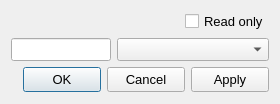
<?xml version="1.0" encoding="UTF-8"?>
<ui version="4.0">
 <class>DialogPEMachine</class>
 <widget class="QDialog" name="DialogPEMachine">
  <property name="windowModality">
   <enum>Qt::ApplicationModal</enum>
  </property>
  <property name="geometry">
   <rect>
    <x>0</x>
    <y>0</y>
    <width>280</width>
    <height>104</height>
   </rect>
  </property>
  <property name="minimumSize">
   <size>
    <width>280</width>
    <height>104</height>
   </size>
  </property>
  <property name="maximumSize">
   <size>
    <width>280</width>
    <height>104</height>
   </size>
  </property>
  <property name="font">
   <font>
    <pointsize>10</pointsize>
    <weight>50</weight>
    <bold>false</bold>
   </font>
  </property>
  <property name="windowTitle">
   <string>Machine</string>
  </property>
  <layout class="QVBoxLayout" name="verticalLayout">
   <item>
    <layout class="QHBoxLayout" name="horizontalLayout_3">
     <item>
      <spacer name="horizontalSpacer_2">
       <property name="orientation">
        <enum>Qt::Horizontal</enum>
       </property>
       <property name="sizeHint" stdset="0">
        <size>
         <width>40</width>
         <height>20</height>
        </size>
       </property>
      </spacer>
     </item>
     <item>
      <widget class="QCheckBoxX" name="checkBoxReadOnly">
       <property name="text">
        <string>Read only</string>
       </property>
       <property name="checked">
        <bool>false</bool>
       </property>
      </widget>
     </item>
    </layout>
   </item>
   <item>
    <layout class="QHBoxLayout" name="horizontalLayout_2">
     <item>
      <widget class="QLineEditX" name="lineEditMachine">
       <property name="maximumSize">
        <size>
         <width>100</width>
         <height>16777215</height>
        </size>
       </property>
       <property name="alignment">
        <set>Qt::AlignCenter</set>
       </property>
       <property name="readOnly">
        <bool>true</bool>
       </property>
      </widget>
     </item>
     <item>
      <widget class="QComboBoxX" name="comboBoxMachine">
       <property name="minimumSize">
        <size>
         <width>120</width>
         <height>0</height>
        </size>
       </property>
      </widget>
     </item>
    </layout>
   </item>
   <item>
    <layout class="QHBoxLayout" name="horizontalLayout">
     <item>
      <spacer name="horizontalSpacer_9">
       <property name="orientation">
        <enum>Qt::Horizontal</enum>
       </property>
       <property name="sizeHint" stdset="0">
        <size>
         <width>50</width>
         <height>20</height>
        </size>
       </property>
      </spacer>
     </item>
     <item>
      <widget class="QPushButtonX" name="pushButtonOK">
       <property name="minimumSize">
        <size>
         <width>78</width>
         <height>25</height>
        </size>
       </property>
       <property name="maximumSize">
        <size>
         <width>78</width>
         <height>25</height>
        </size>
       </property>
       <property name="text">
        <string>OK</string>
       </property>
      </widget>
     </item>
     <item>
      <widget class="QPushButtonX" name="pushButtonCancel">
       <property name="minimumSize">
        <size>
         <width>78</width>
         <height>25</height>
        </size>
       </property>
       <property name="maximumSize">
        <size>
         <width>78</width>
         <height>25</height>
        </size>
       </property>
       <property name="text">
        <string>Cancel</string>
       </property>
      </widget>
     </item>
     <item>
      <widget class="QPushButtonX" name="pushButtonApply">
       <property name="minimumSize">
        <size>
         <width>78</width>
         <height>25</height>
        </size>
       </property>
       <property name="maximumSize">
        <size>
         <width>78</width>
         <height>25</height>
        </size>
       </property>
       <property name="text">
        <string>Apply</string>
       </property>
      </widget>
     </item>
    </layout>
   </item>
  </layout>
 </widget>
 <customwidgets>
  <customwidget>
   <class>QPushButtonX</class>
   <extends>QPushButton</extends>
   <header>qpushbuttonx.h</header>
  </customwidget>
  <customwidget>
   <class>QLineEditX</class>
   <extends>QLineEdit</extends>
   <header>qlineeditx.h</header>
  </customwidget>
  <customwidget>
   <class>QComboBoxX</class>
   <extends>QComboBox</extends>
   <header>qcomboboxx.h</header>
  </customwidget>
  <customwidget>
   <class>QCheckBoxX</class>
   <extends>QCheckBox</extends>
   <header>qcheckboxx.h</header>
  </customwidget>
 </customwidgets>
 <resources/>
 <connections/>
</ui>
